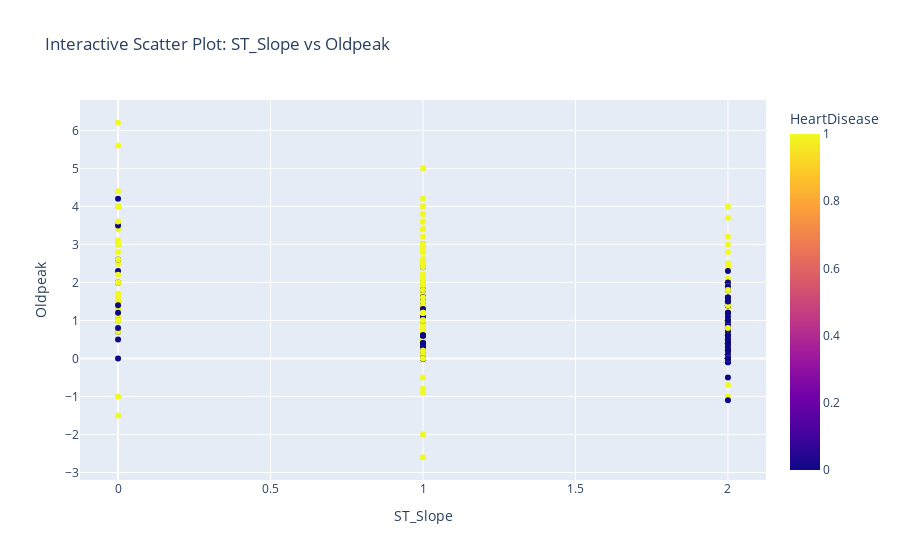

The notebook cell this image was saved under:
### Code cell
# Create interactive scatterplot
import plotly.express as px

fig = px.scatter(data, x='ST_Slope', y='Oldpeak', color='HeartDisease',
                 title='Interactive Scatter Plot: ST_Slope vs Oldpeak')
fig.show()

### Figure 1 — Plotly figure (JSON) as saved in the notebook; plotly's stock layout.template omitted (floating-point values rounded to 4 significant figures; data arrays with more than 128 entries replaced by an {"elided": "..."} marker saying what was removed)
{"data": [{"hovertemplate": "ST_Slope=%{x}<br>Oldpeak=%{y}<br>HeartDisease=%{marker.color}<extra></extra>", "legendgroup": "", "marker": {"color": {"elided": "918 int values"}, "coloraxis": "coloraxis", "symbol": "circle"}, "mode": "markers", "name": "", "orientation": "v", "showlegend": false, "type": "scatter", "x": {"elided": "918 int values"}, "xaxis": "x", "y": {"elided": "918 float values"}, "yaxis": "y"}], "layout": {"coloraxis": {"colorbar": {"title": {"text": "HeartDisease"}}, "colorscale": [[0, "#0d0887"], [0.1111, "#46039f"], [0.2222, "#7201a8"], [0.3333, "#9c179e"], [0.4444, "#bd3786"], [0.5556, "#d8576b"], [0.6667, "#ed7953"], [0.7778, "#fb9f3a"], [0.8889, "#fdca26"], [1, "#f0f921"]]}, "legend": {"tracegroupgap": 0}, "title": {"text": "Interactive Scatter Plot: ST_Slope vs Oldpeak"}, "xaxis": {"anchor": "y", "domain": [0, 1], "title": {"text": "ST_Slope"}}, "yaxis": {"anchor": "x", "domain": [0, 1], "title": {"text": "Oldpeak"}}}}
